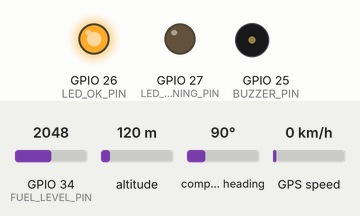
A sketch run on a simulated ESP32. On the bench: output pins drawn as LEDs (lit = HIGH), buzzer (waves = sounding). The inputs (shaded band) are chosen by the test bench; at power-on: GPIO 34 (FUEL_LEVEL_PIN) = 2048, altitude 120 m, compass heading 90°, GPS speed 0 km/h. WiFi joins after 1.5 s; servers stay silent unless stated; uploads are accepted with an empty reply; the GPS gets a fix after 3 s at 37.7749, -122.4194 with 8 satellites; the modem accepts every AT command (registered, SIM ready, sends succeed) and sends nothing else; what the sketch prints to the serial monitor is not drawn.

Above: at 4.7 s.
4.8 s: GPIO 34 (FUEL_LEVEL_PIN) set to 1139
6.3 s: GPIO 34 (FUEL_LEVEL_PIN) set to 1013
At 7.4 s:
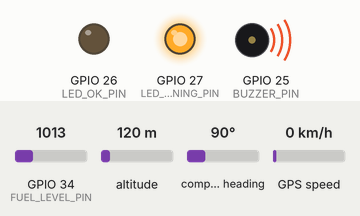
10.6 s: GPIO 34 (FUEL_LEVEL_PIN) set to 1228
At 11.8 s:
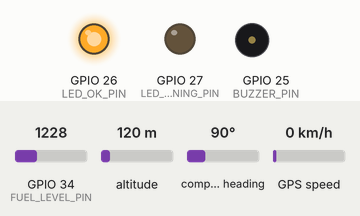
12.1 s: GPIO 34 (FUEL_LEVEL_PIN) set to 160
At 14.2 s:
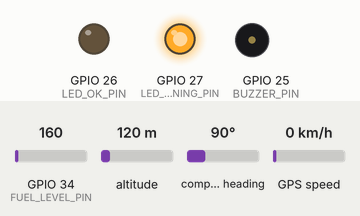
Timing chart, 0 to 17.4 s (numbered marks = the images above; inputs shaded):
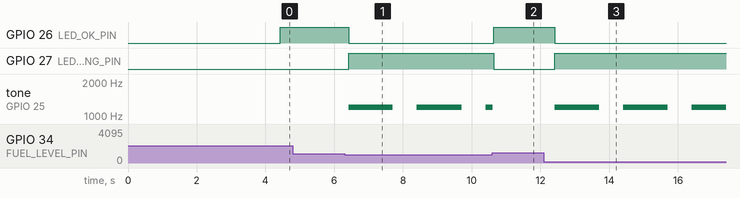

Measured:
- the behaviour switches between 1086 and 1085 on GPIO 34 (FUEL_LEVEL_PIN) (found by bisection; images 0 and 1)
- after the input at 4.8 s, every drawn part: stays the same
- after the input at 6.3 s, GPIO 26 (LED_OK_PIN): HIGH → LOW after 0.12 s; GPIO 27 (LED_WARNING_PIN): LOW → HIGH after 0.12 s; tone on GPIO 25 (BUZZER_PIN): alternates 1200 Hz for 1.3 s and silent for 0.70 s, starting after 0.12 s
- after the input at 10.6 s, GPIO 26 (LED_OK_PIN): LOW → HIGH after 0.05 s; GPIO 27 (LED_WARNING_PIN): HIGH → LOW after 0.05 s; tone on GPIO 25 (BUZZER_PIN): goes on until 10.6 s, then stays silent
- after the input at 12.1 s, GPIO 26 (LED_OK_PIN): HIGH → LOW after 0.32 s; GPIO 27 (LED_WARNING_PIN): LOW → HIGH after 0.32 s; tone on GPIO 25 (BUZZER_PIN): alternates 1200 Hz for 1.3 s and silent for 0.70 s, starting after 0.32 s

The sketch:

fleet_management_system.ino
```cpp
/*
  Smart Fleet Management System
  ESP32 based real-time fleet intelligence dashboard data unit (per-vehicle)
  Sensors: GPS (NEO-6M), Fuel Level Sensor (analog), OBD-II interface (ELM327 via UART/Bluetooth)
*/

#include <WiFi.h>
#include <HTTPClient.h>
#include <HardwareSerial.h>
#include <TinyGPS++.h>

// ---------- Vehicle Identification ----------
const char* VEHICLE_ID = "FLEET-VEH-001"; // unique per vehicle, change per unit

// ---------- Pin Definitions ----------
#define GPS_RX_PIN          16
#define GPS_TX_PIN          17

#define FUEL_LEVEL_PIN      34   // Analog fuel sender input (via voltage divider/conditioning)

#define OBD_RX_PIN          18   // ELM327 UART RX
#define OBD_TX_PIN          19   // ELM327 UART TX
#define USE_OBD             true

#define LED_OK_PIN          26
#define LED_WARNING_PIN     27
#define BUZZER_PIN          25

// ---------- Calibration ----------
const int ADC_RESOLUTION = 4095;
const float ADC_REF_VOLTAGE = 3.3;
const float FUEL_TANK_EMPTY_VOLTAGE = 0.5;
const float FUEL_TANK_FULL_VOLTAGE  = 3.0;

// ---------- Thresholds ----------
const float FUEL_LOW_PERCENT = 15.0;
const float ENGINE_TEMP_WARNING_C = 105.0;
const int   RPM_REDLINE_WARNING = 5500;

// ---------- WiFi ----------
const char* ssid     = "YOUR_WIFI_SSID";
const char* password = "YOUR_WIFI_PASSWORD";

// ---------- Fleet Server Endpoint ----------
const char* serverURL = "http://your-fleet-server.com/api/vehicle-data"; // replace with your endpoint

// ---------- Objects ----------
HardwareSerial gpsSerial(1);
HardwareSerial obdSerial(2);
TinyGPSPlus gps;

// ---------- Variables ----------
double latitude = 0.0;
double longitude = 0.0;
double speedKmph = 0.0;
bool gpsFixValid = false;

float fuelLevelPercent = 0.0;
float totalDistanceKm = 0.0;
double lastLat = 0.0, lastLng = 0.0;
bool firstFix = true;

// OBD-II derived data (placeholders, parsed from ELM327 responses)
int engineRPM = 0;
float engineTempC = 0.0;
float fuelConsumptionLPer100Km = 0.0;

unsigned long lastGPSCalcTime = 0;
unsigned long lastSendTime = 0;
const unsigned long sendInterval = 10000; // send fleet data every 10 sec

unsigned long lastOBDPollTime = 0;
const unsigned long obdPollInterval = 2000;

bool warningActive = false;

void setup() {
  Serial.begin(115200);
  gpsSerial.begin(9600, SERIAL_8N1, GPS_RX_PIN, GPS_TX_PIN);

  pinMode(LED_OK_PIN, OUTPUT);
  pinMode(LED_WARNING_PIN, OUTPUT);
  pinMode(BUZZER_PIN, OUTPUT);
  digitalWrite(BUZZER_PIN, LOW);

  if (USE_OBD) {
    obdSerial.begin(38400, SERIAL_8N1, OBD_RX_PIN, OBD_TX_PIN);
    initOBD();
  }

  connectWiFi();

  Serial.println("Smart Fleet Management System Initialized");
  Serial.print("Vehicle ID: ");
  Serial.println(VEHICLE_ID);
}

void loop() {
  unsigned long now = millis();

  readGPS();
  readFuelLevel();

  if (USE_OBD && (now - lastOBDPollTime >= obdPollInterval)) {
    lastOBDPollTime = now;
    pollOBDData();
  }

  evaluateWarnings();
  updateIndicators();

  if (now - lastSendTime >= sendInterval) {
    lastSendTime = now;
    sendFleetData();
    printStatus();
  }
}

// ---------- WiFi ----------
void connectWiFi() {
  WiFi.begin(ssid, password);
  Serial.print("Connecting to WiFi");
  int attempts = 0;
  while (WiFi.status() != WL_CONNECTED && attempts < 15) {
    delay(500);
    Serial.print(".");
    attempts++;
  }
  if (WiFi.status() == WL_CONNECTED) {
    Serial.println("\nWiFi connected: " + WiFi.localIP().toString());
  } else {
    Serial.println("\nWiFi connection failed. Will retry on next send.");
  }
}

// ---------- OBD-II Init ----------
void initOBD() {
  Serial.println("Initializing OBD-II (ELM327)...");
  obdSerial.println("ATZ");   // reset
  delay(1000);
  obdSerial.println("ATE0");  // echo off
  delay(500);
  obdSerial.println("ATSP0"); // auto protocol
  delay(500);
  Serial.println("OBD-II ready.");
}

// ---------- OBD-II Polling ----------
void pollOBDData() {
  // Request Engine RPM (PID 0C)
  obdSerial.println("010C");
  delay(100);
  String rpmResponse = readOBDResponse();
  engineRPM = parseOBDValue(rpmResponse, 2) ; // simplified parse placeholder

  // Request Coolant Temp (PID 05)
  obdSerial.println("0105");
  delay(100);
  String tempResponse = readOBDResponse();
  engineTempC = parseOBDValue(tempResponse, 1) - 40.0; // OBD temp offset

  // Request Fuel consumption rate if supported (PID 5E) - vehicle dependent
  obdSerial.println("015E");
  delay(100);
  String fuelResponse = readOBDResponse();
  fuelConsumptionLPer100Km = parseOBDValue(fuelResponse, 2) * 0.1; // placeholder scaling
}

String readOBDResponse() {
  String response = "";
  unsigned long start = millis();
  while (millis() - start < 200) {
    while (obdSerial.available()) {
      char c = obdSerial.read();
      response += c;
    }
  }
  return response;
}

// Simplified placeholder parser - in production, parse hex bytes per PID spec
int parseOBDValue(String response, int byteCount) {
  // NOTE: Replace with proper hex parsing logic based on ELM327 response format.
  // This is a structural placeholder so the sketch compiles and runs.
  return 0;
}

// ---------- GPS Reading ----------
void readGPS() {
  while (gpsSerial.available() > 0) {
    gps.encode(gpsSerial.read());
  }

  if (gps.location.isValid()) {
    latitude = gps.location.lat();
    longitude = gps.location.lng();
    gpsFixValid = true;

    if (!firstFix) {
      totalDistanceKm += calculateDistanceKm(lastLat, lastLng, latitude, longitude);
    }
    lastLat = latitude;
    lastLng = longitude;
    firstFix = false;
  } else {
    gpsFixValid = false;
  }

  if (gps.speed.isValid()) {
    speedKmph = gps.speed.kmph();
  }
}

double calculateDistanceKm(double lat1, double lon1, double lat2, double lon2) {
  const double R = 6371.0;
  double dLat = radians(lat2 - lat1);
  double dLon = radians(lon2 - lon1);
  double a = sin(dLat / 2) * sin(dLat / 2) +
             cos(radians(lat1)) * cos(radians(lat2)) *
             sin(dLon / 2) * sin(dLon / 2);
  double c = 2 * atan2(sqrt(a), sqrt(1 - a));
  return R * c;
}

// ---------- Fuel Level Reading ----------
void readFuelLevel() {
  int raw = analogRead(FUEL_LEVEL_PIN);
  float voltage = (raw / (float)ADC_RESOLUTION) * ADC_REF_VOLTAGE;
  fuelLevelPercent = ((voltage - FUEL_TANK_EMPTY_VOLTAGE) /
                      (FUEL_TANK_FULL_VOLTAGE - FUEL_TANK_EMPTY_VOLTAGE)) * 100.0;
  fuelLevelPercent = constrain(fuelLevelPercent, 0, 100);
}

// ---------- Warning Evaluation ----------
void evaluateWarnings() {
  warningActive = (fuelLevelPercent <= FUEL_LOW_PERCENT) ||
                  (engineTempC >= ENGINE_TEMP_WARNING_C) ||
                  (engineRPM >= RPM_REDLINE_WARNING);
}

// ---------- Indicators ----------
void updateIndicators() {
  digitalWrite(LED_OK_PIN, !warningActive ? HIGH : LOW);
  digitalWrite(LED_WARNING_PIN, warningActive ? HIGH : LOW);

  if (warningActive) {
    tone(BUZZER_PIN, 1200, 200);
  } else {
    noTone(BUZZER_PIN);
  }
}

// ---------- Send Fleet Data ----------
void sendFleetData() {
  if (WiFi.status() != WL_CONNECTED) {
    connectWiFi();
    return;
  }

  HTTPClient http;
  http.begin(serverURL);
  http.addHeader("Content-Type", "application/json");

  String payload = "{";
  payload += "\"vehicle_id\":\"" + String(VEHICLE_ID) + "\",";
  payload += "\"latitude\":" + String(latitude, 6) + ",";
  payload += "\"longitude\":" + String(longitude, 6) + ",";
  payload += "\"speed_kmph\":" + String(speedKmph, 2) + ",";
  payload += "\"total_distance_km\":" + String(totalDistanceKm, 2) + ",";
  payload += "\"fuel_percent\":" + String(fuelLevelPercent, 1) + ",";
  payload += "\"engine_rpm\":" + String(engineRPM) + ",";
  payload += "\"engine_temp_c\":" + String(engineTempC, 1) + ",";
  payload += "\"fuel_consumption_l_per_100km\":" + String(fuelConsumptionLPer100Km, 2) + ",";
  payload += "\"warning_active\":" + String(warningActive ? "true" : "false");
  payload += "}";

  int httpCode = http.POST(payload);
  if (httpCode > 0) {
    Serial.println("Fleet data sent. HTTP code: " + String(httpCode));
  } else {
    Serial.println("Failed to send fleet data. Error: " + http.errorToString(httpCode));
  }
  http.end();
}

// ---------- Status Output ----------
void printStatus() {
  Serial.println("==================================");
  Serial.print("Vehicle ID: "); Serial.println(VEHICLE_ID);
  Serial.print("Location: "); Serial.print(latitude, 6); Serial.print(", "); Serial.println(longitude, 6);
  Serial.print("Speed: "); Serial.print(speedKmph, 1); Serial.println(" km/h");
  Serial.print("Total Distance: "); Serial.print(totalDistanceKm, 2); Serial.println(" km");
  Serial.print("Fuel Level: "); Serial.print(fuelLevelPercent, 1); Serial.println(" %");
  Serial.print("Engine RPM: "); Serial.println(engineRPM);
  Serial.print("Engine Temp: "); Serial.print(engineTempC, 1); Serial.println(" °C");
  Serial.print("Fuel Consumption: "); Serial.print(fuelConsumptionLPer100Km, 2); Serial.println(" L/100km");
  Serial.print("Warning: "); Serial.println(warningActive ? "ACTIVE ⚠️" : "NONE ✅");
  Serial.println("==================================");
}
```
